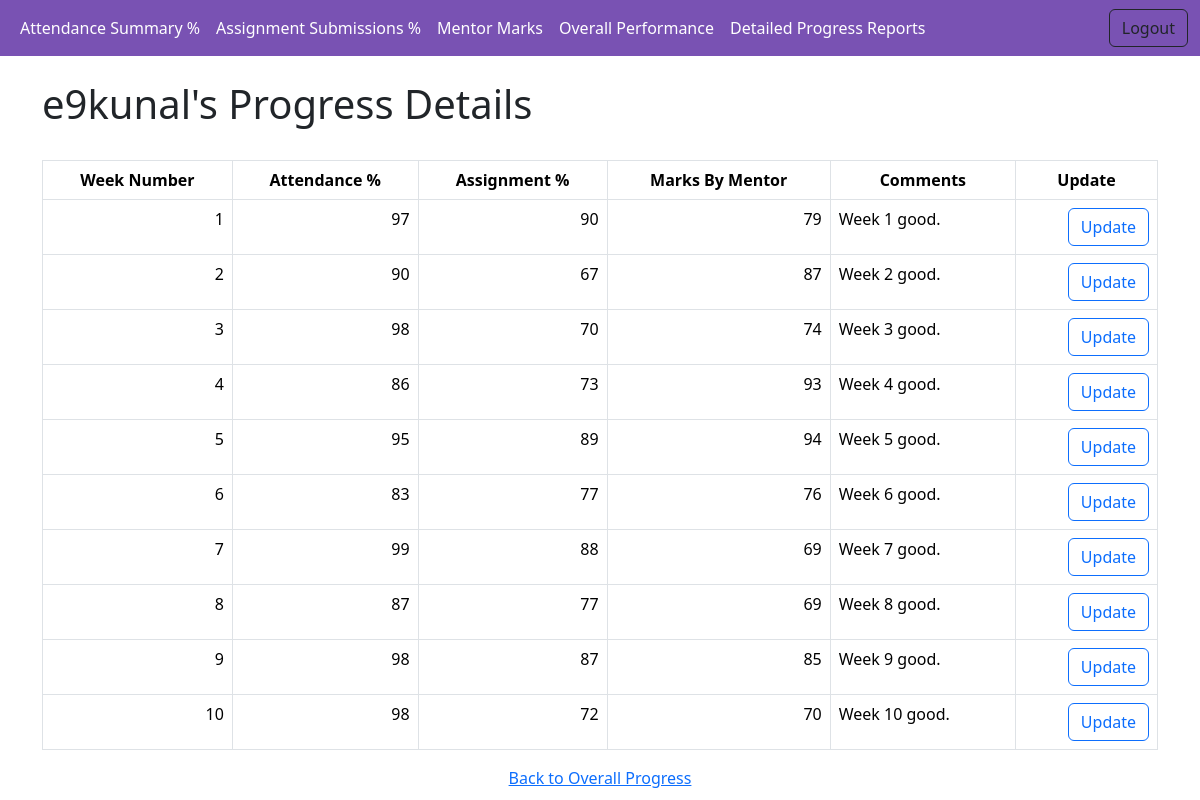
Screenshot of /student_detail/e9kunal/ (signed in) with the database file from the repository.
### progress_app/models.py (models this page shows)
class ProgressReport(models.Model):
    user = models.ForeignKey(User, on_delete=models.CASCADE)
    week_number = models.PositiveIntegerField()
    attendance = models.PositiveIntegerField()
    assignment = models.PositiveIntegerField()
    marks = models.PositiveIntegerField()
    comments = models.TextField()

### progress_app/views.py (the view)
class StudentDetailView(LoginRequiredMixin, DetailView):
    model = User
    template_name = "progress_app/student_detail.html"
    context_object_name = "user"
    def get_object(self, queryset=None):
        username = self.kwargs.get("username", None)
        users = User.objects.filter(username=username)
        if not users.exists():
            raise Http404("User not found")
        return users.first()
    def get_context_data(self, **kwargs):
        context = super().get_context_data(**kwargs)
        context["progress_reports"] = ProgressReport.objects.filter(user=self.object)
        return context

### progress_app/templates/progress_app/student_detail.html
{% extends 'progress_app/base.html' %}
{% block content %}
  <div class="container mt-4">
    <h1>{{ user }}'s Progress Details</h1>
    <br />
    <table class="table table-bordered">
      <thead class="thead-dark">
        <tr>
          <th class="text-center" scope="col">Week Number</th>
          <th class="text-center" scope="col">Attendance %</th>
          <th class="text-center" scope="col">Assignment %</th>
          <th class="text-center" scope="col">Marks By Mentor</th>
          <th class="text-center" scope="col">Comments</th>
          <th class="text-center" scope="col">Update</th>
        </tr>
      </thead>
      <tbody>
        {% for progress_report in progress_reports %}
          <tr>
            <td class="text-end">{{ progress_report.week_number }}</td>
            <td class="text-end">{{ progress_report.attendance }}</td>
            <td class="text-end">{{ progress_report.assignment }}</td>
            <td class="text-end">{{ progress_report.marks }}</td>
            <td >{{ progress_report.comments }}</td>
            <td class="text-end">
              <a href="{% url 'progress_app:update_progress_report' progress_report.pk %}" class="btn btn-outline-primary">Update</a>
            </td>
          </tr>
        {% endfor %}
      </tbody>
    </table>
  </div>
  <div class="d-flex" style="justify-content: center;">
    <a class="back-button" href="{% url 'progress_app:overall_progress' %}">Back to Overall Progress</a>
  </div>
{% endblock %}

### rows the page displays
ProgressReport: week_number "1", attendance "97", assignment "90", marks "79", comments "Week 1 good."
ProgressReport: week_number "2", attendance "90", assignment "67", marks "87", comments "Week 2 good."
ProgressReport: week_number "3", attendance "98", assignment "70", marks "74", comments "Week 3 good."
ProgressReport: week_number "4", attendance "86", assignment "73", marks "93", comments "Week 4 good."
ProgressReport: week_number "5", attendance "95", assignment "89", marks "94", comments "Week 5 good."
ProgressReport: week_number "6", attendance "83", assignment "77", marks "76", comments "Week 6 good."
ProgressReport: week_number "7", attendance "99", assignment "88", marks "69", comments "Week 7 good."
ProgressReport: week_number "8", attendance "87", assignment "77", marks "69", comments "Week 8 good."
ProgressReport: week_number "9", attendance "98", assignment "87", marks "85", comments "Week 9 good."
ProgressReport: week_number "10", attendance "98", assignment "72", marks "70", comments "Week 10 good."

### other values shown
{{ user }} "e9kunal"
